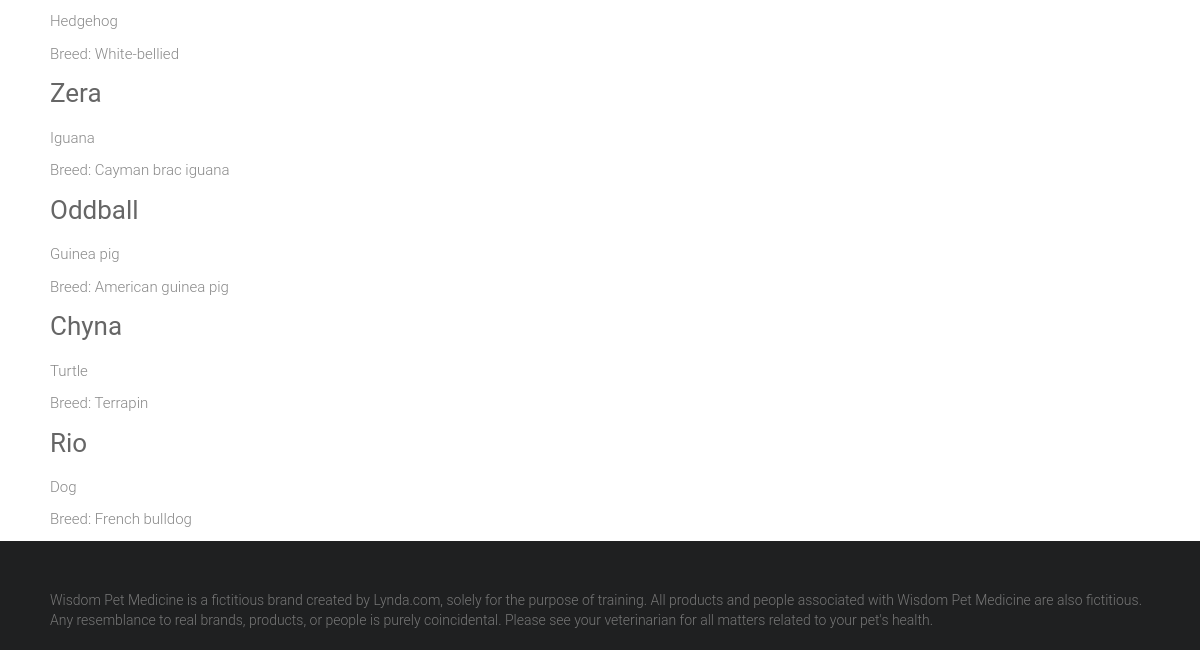
The app's page / (lower part), older data.
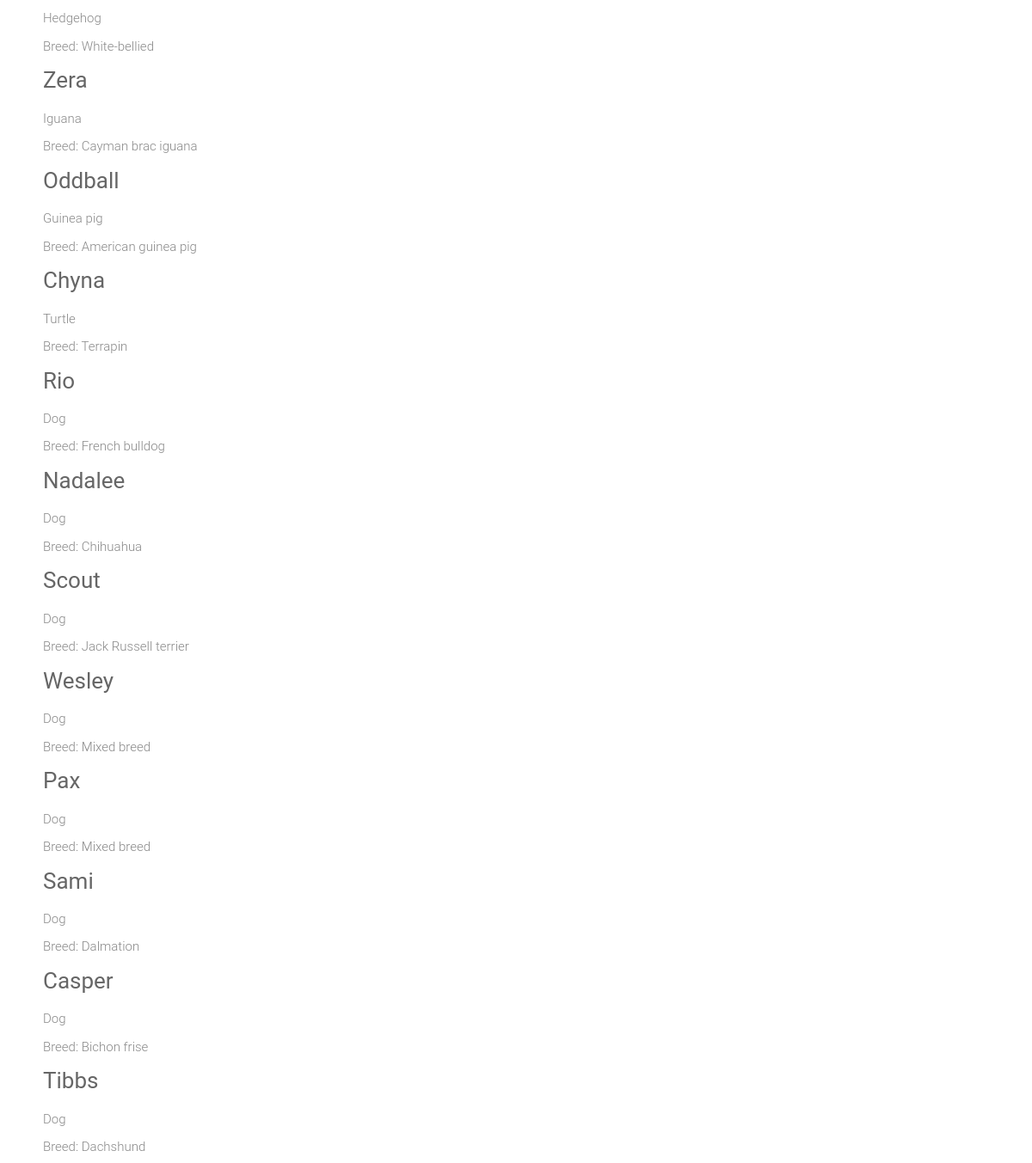
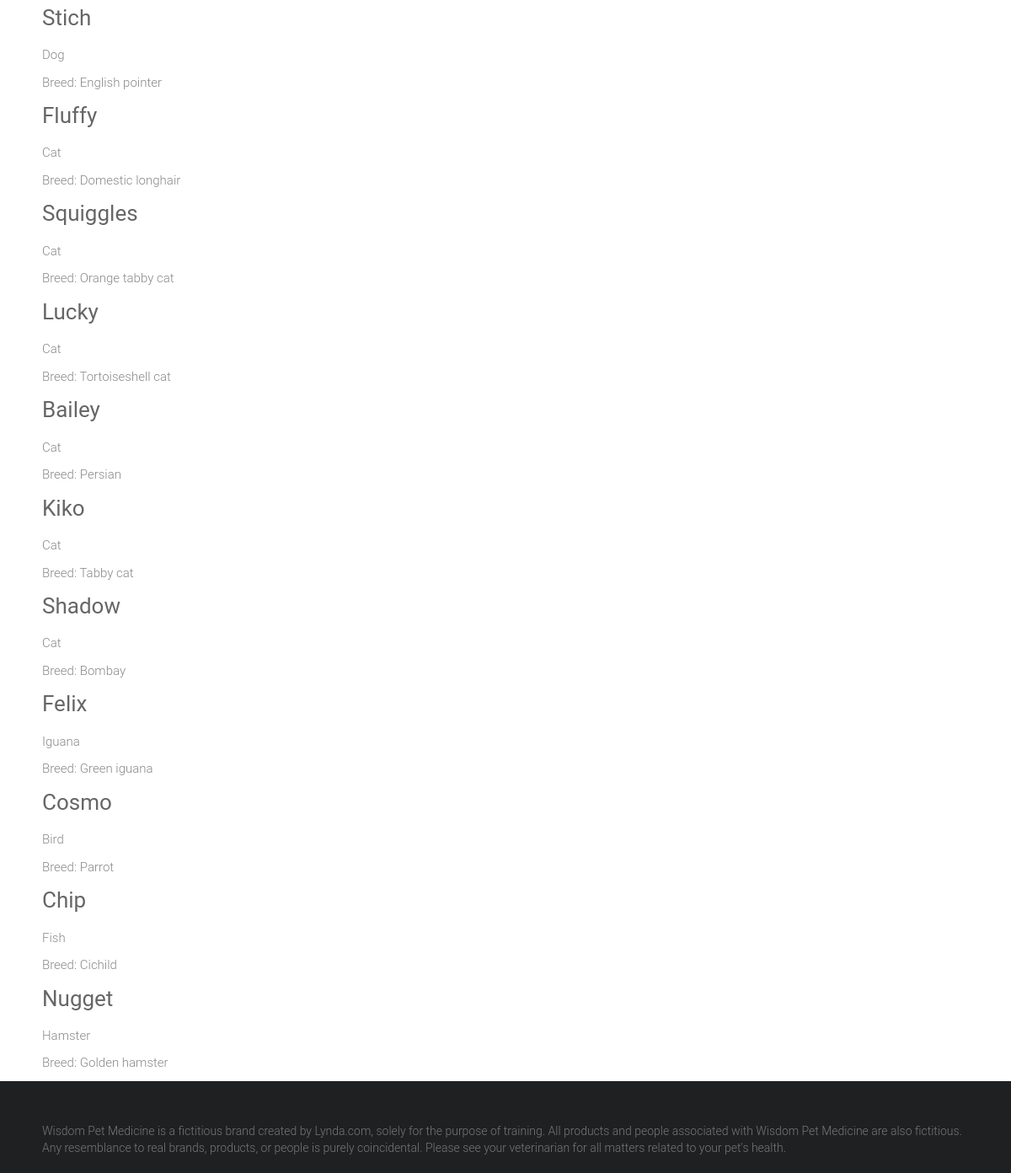
The same page, newer data (2 pictures, top to bottom).
### adoptions/models.py (models this page shows)
class Pet(models.Model):
    SEX_CHOICES = [('M', 'Male'), ('F', 'Female')]
    name = models.CharField(max_length=100)
    submitter = models.CharField(max_length=100)
    species = models.CharField(max_length=30)
    breed = models.CharField(max_length=30, blank=True)
    description = models.TextField()
    sex = models.CharField(choices=SEX_CHOICES, max_length=1, blank=True)
    submission_date = models.DateTimeField()
    age = models.IntegerField(null=True)
    vaccinations = models.ManyToManyField('Vaccine', blank=True)

### adoptions/views.py (the view)
# urls.py: url(r'^$', views.home, name='home'),
def home(request):
    pets = Pet.objects.all()
    return render(request, 'home.html', {'pets': pets})

### adoptions/templates/home.html (shortened to what this page needs)
{% extends "base.html" %}
{% block content %}
<div>
  {% for pet in pets %}
    <div class="petname">
      <a href="{% url 'pet_detail' pet.id %}">
        <h3>{{ pet.name|capfirst }}</h3>
      </a>
      <p>{{ pet.species }}</p>
      {% if pet.breed %}
        <p>Breed: {{ pet.breed }}</p>
      {% endif %}
    </div>
  {% endfor %}
</div>
{% endblock %}

Row changes from the older to the newer data that the page shows:
added Pet: name "Nadalee", species "Dog", breed "Chihuahua"
added Pet: name "Scout", species "Dog", breed "Jack Russell terrier"
added Pet: name "Wesley", species "Dog", breed "Mixed breed"
added Pet: name "Pax", species "Dog", breed "Mixed breed"
added Pet: name "Sami", species "Dog", breed "Dalmation"
added Pet: name "Casper", species "Dog", breed "Bichon frise"
added Pet: name "Tibbs", species "Dog", breed "Dachshund"
added Pet: name "Stich", species "Dog", breed "English pointer"
added Pet: name "Fluffy", species "Cat", breed "Domestic longhair"
added Pet: name "Squiggles", species "Cat", breed "Orange tabby cat"
added Pet: name "Lucky", species "Cat", breed "Tortoiseshell cat"
added Pet: name "Bailey", species "Cat", breed "Persian"
added Pet: name "Kiko", species "Cat", breed "Tabby cat"
added Pet: name "Shadow", species "Cat", breed "Bombay"
added Pet: name "Felix", species "Iguana", breed "Green iguana"
added Pet: name "Cosmo", species "Bird", breed "Parrot"
added Pet: name "Chip", species "Fish", breed "Cichild"
added Pet: name "Nugget", species "Hamster", breed "Golden hamster"
